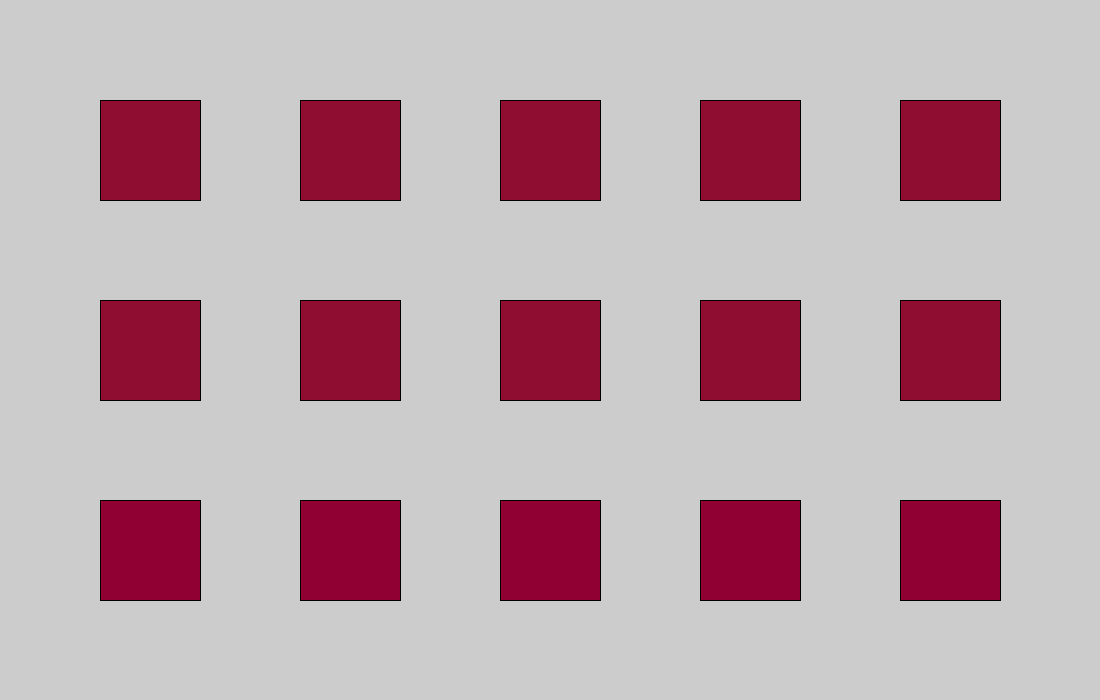
Frame 1 (no input)
Frame 60 (the mouse pressed at the canvas centre just before this capture): identical to frame 1, image omitted
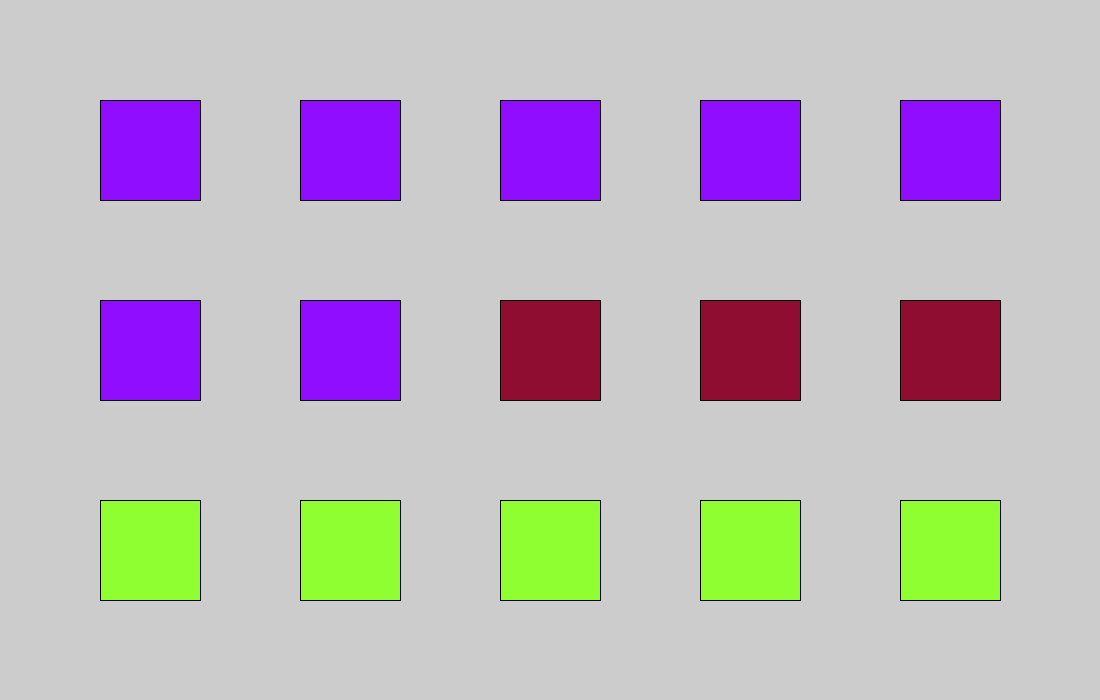
Frame 120 (the mouse held since frame 60 and released just before this capture)

The Processing sketch that drew these frames (run headless with seeded random() and noise(); from frame 60 on, the mouse is pressed at the canvas centre):

// Processing sketch: processing_163850
// ── processing_163850.pde

///happens once
void setup(){
  ///sets up size of canvas
  size(1100, 700);
  ///ends void setup
}
//continues to happen
void draw(){
 ///set the fill(blue level) to change with the y of mouse
  fill(144, 13, mouseY+50);
  ///creates a rectangle
  rect(100, 100, 100, 100);
  ///set the fill(blue level) to change with the y of mouse
  fill(144, 13, mouseY+50);
  ///creates a rectangle
  rect(300, 100, 100, 100);
  ///set the fill(blue level) to change with the y of mouse
  fill(144, 13, mouseY+50);
  ///creates a rectangle
  rect(500, 100, 100, 100);
  ///set the fill(blue level) to change with the y of mouse
  fill(144, 13, mouseY+50);
  ///creates a rectangle
  rect(700, 100, 100, 100);
  ///set the fill(blue level) to change with the y of mouse
  fill(144, 13, mouseY+50);
  ///creates a rectangle
  rect(900, 100, 100, 100);
  ///set the fill(blue level) to change with the y of mouse
  fill(144, 13, mouseY+50);
  ///creates a rectangle
  rect(1100, 100, 100, 100);
  ///set the fill(blue level) to change with the y of mouse
  fill(144, 13, mouseY+50);
  ///creates a rectangle
  rect(100, 300, 100, 100);
  ///set the fill(blue level) to change with the y of mouse
  fill(144, 13, mouseY+50);
  ///creates a rectangle
  rect(300, 300, 100, 100);
  ///set the fill(blue level) to change with the y of mouse
  fill(144, 13, mouseY+50);
  ///creates a rectangle
  rect(500, 300, 100, 100);
  ///sets fill of rectangle
  fill(144, 13, 50);
  ///creates a rectangle
  rect(700, 300, 100, 100);
  //sets fill of rectangle
  fill(144, 13, 50);
  ///creates a rectangle
  rect(500, 300, 100, 100);
  //sets fill of rectangle
  fill(144, 13, 50);
  ///creates a rectangle
  rect(900, 300, 100, 100);
  ///set the fill(green level) to change with the y of mouse
  fill(144, mouseY, 50);
  ///creates a rectangle
  rect(100, 500, 100, 100);
  ///set the fill(green level) to change with the y of mouse
  fill(144, mouseY, 50);
  ///creates a rectangle
  rect(300, 500, 100, 100);
  ///set the fill(green level) to change with the y of mouse
  fill(144, mouseY, 50);
  rect(700, 500, 100, 100);
  ///set the fill(green level) to change with the y of mouse
  fill(144, mouseY, 50);
  rect(500, 500, 100, 100);
  ///set the fill(green level) to change with the y of mouse
  fill(144, mouseY, 50);
  ///creates a rectangle
  rect(900, 500, 100, 100);
  ///ends void draw
}
